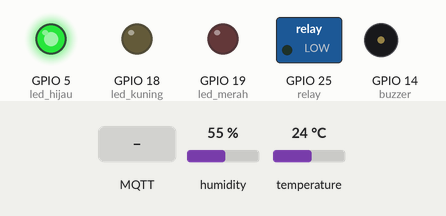
This program was run on a simulated ESP32 board running MicroPython. Shown: switched loads named in the program (green lamp = pin HIGH), output pins drawn as LEDs (lit = HIGH), buzzer (waves = sounding). The inputs (shaded band) are chosen by the test bench; at power-on: temperature 24 °C, humidity 55 %. WiFi joins after 1.5 s; no MQTT or app messages arrive unless stated; what the program prints to the serial console is not drawn.

Above: at 2.8 s.
2.9 s: temperature set to 29.5 °C
7.9 s: temperature set to 30.3 °C
At 12.8 s:
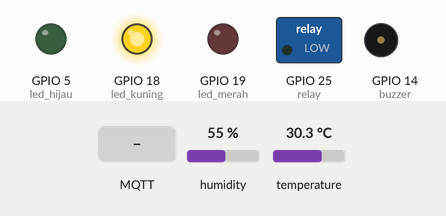
13.2 s: MQTT message "ON" arrives on the first subscribed topic
At 17.8 s:
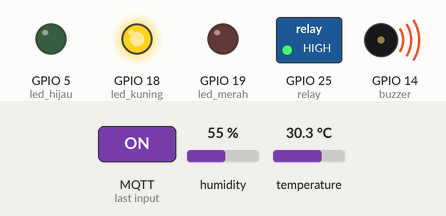
21.2 s: temperature set to 34.5 °C
26.2 s: temperature set to 35.6 °C
At 30.6 s:
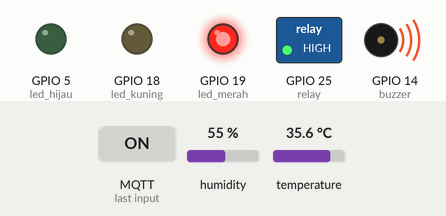
31.3 s: temperature set to 12 °C
At 35.3 s:
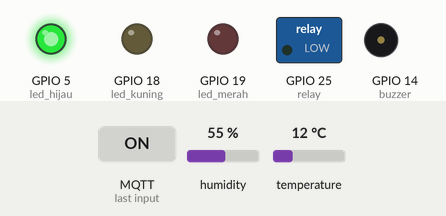
Timing chart, 0 to 36.8 s (numbered marks = the images above; inputs shaded):
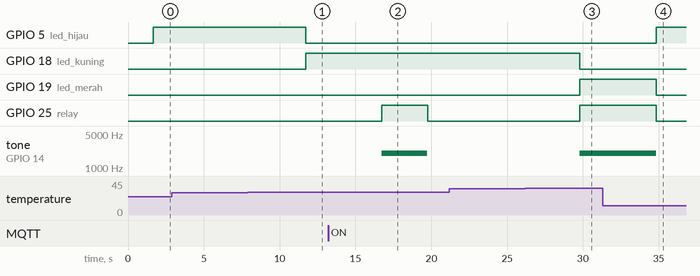

Measured:
- the behaviour switches between 29.9 and 30 °C on temperature (found by bisection; images 0 and 1)
- the behaviour switches between 35 and 35.1 °C on temperature (found by bisection; images 2 and 3)
- after the input at 2.9 s, every drawn part: stays the same
- after the input at 7.9 s, GPIO 5 (led_hijau): HIGH → LOW after 3.8 s; GPIO 18 (led_kuning): LOW → HIGH after 3.8 s
- after the input at 13.2 s, GPIO 25 (relay): LOW → HIGH after 3.5 s, → LOW 3.0 s later; tone on GPIO 14 (buzzer): silent → 2000 Hz after 3.5 s, → silent 3.0 s later
- after the input at 21.2 s, every drawn part: stays the same
- after the input at 26.2 s, GPIO 18 (led_kuning): HIGH → LOW after 3.6 s; GPIO 19 (led_merah), GPIO 25 (relay): LOW → HIGH after 3.6 s; tone on GPIO 14 (buzzer): silent → 2000 Hz after 3.6 s
- after the input at 31.3 s, GPIO 5 (led_hijau): LOW → HIGH after 3.5 s; GPIO 19 (led_merah), GPIO 25 (relay): HIGH → LOW after 3.5 s; tone on GPIO 14 (buzzer): 2000 Hz → silent after 3.5 s

The program:

konfigurasi_wokwi_1.py
```python
import network
import time
from machine import Pin, PWM
import dht
import ujson
from umqtt.simple import MQTTClient

# --- Konfigurasi WiFi & MQTT ---
MQTT_CLIENT_ID = "esp32_aliy_hydro"
MQTT_BROKER = "broker.hivemq.com"
TOPIC_SENSOR = "esp32/hydroponik"
TOPIC_POMPA = "esp32/pompa"

# --- Inisialisasi Sensor & Aktuator ---
sensor = dht.DHT22(Pin(15))
led_hijau = Pin(5, Pin.OUT)
led_kuning = Pin(18, Pin.OUT)
led_merah = Pin(19, Pin.OUT)
relay = Pin(25, Pin.OUT)
buzzer = PWM(Pin(14))
buzzer.freq(2000)
buzzer.duty(0)  # mulai dalam keadaan off

# Pastikan semua awalnya mati
for pin in [led_hijau, led_kuning, led_merah, relay]:
    pin.off()

# --- WiFi ---
print("Menghubungkan ke WiFi...", end="")
sta_if = network.WLAN(network.STA_IF)
sta_if.active(True)
sta_if.connect("Wokwi-GUEST", "")
while not sta_if.isconnected():
    print(".", end="")
    time.sleep(0.3)
print("\nTerhubung ke WiFi!")

# --- MQTT Callback ---
def on_message(topic, msg):
    print(f"[Pesan Masuk] {topic}: {msg}")
    if topic == TOPIC_POMPA.encode():
        if msg == b"ON":
            relay.on()
            buzzer.duty(512)
            print("💧 Pompa dinyalakan")
            time.sleep(3)
            buzzer.duty(0)
        elif msg == b"OFF":
            relay.off()
            buzzer.duty(0)
            print("🚫 Pompa dimatikan")

# --- MQTT Setup ---
client = MQTTClient(MQTT_CLIENT_ID, MQTT_BROKER)
client.set_callback(on_message)
client.connect()
client.subscribe(TOPIC_POMPA)
print("Terkoneksi ke MQTT broker!")

# --- Loop utama ---
try:
    while True:
        client.check_msg()
        sensor.measure()
        suhu = sensor.temperature()
        hum = sensor.humidity()

        # Logika LED + Buzzer
        if suhu > 35:
            led_merah.on()
            led_kuning.off()
            led_hijau.off()
            buzzer.duty(512)
            relay.on()
            kondisi = "Panas"
        elif 30 <= suhu <= 35:
            led_merah.off()
            led_kuning.on()
            led_hijau.off()
            buzzer.duty(0)
            relay.off()
            kondisi = "Normal"
        else:
            led_merah.off()
            led_kuning.off()
            led_hijau.on()
            buzzer.duty(0)
            relay.off()
            kondisi = "Dingin"

        # Publish ke MQTT
        data = ujson.dumps({
            "suhu": suhu,
            "kelembapan": hum,
            "led_merah": int(led_merah.value()),
            "led_kuning": int(led_kuning.value()),
            "led_hijau": int(led_hijau.value()),
            "relay": int(relay.value()),
            "status": kondisi
        })
        client.publish(TOPIC_SENSOR, data)
        print("Data terkirim:", data)
        time.sleep(5)

except KeyboardInterrupt:
    buzzer.duty(0)
    client.disconnect()
    print("Program berhenti.")
```
